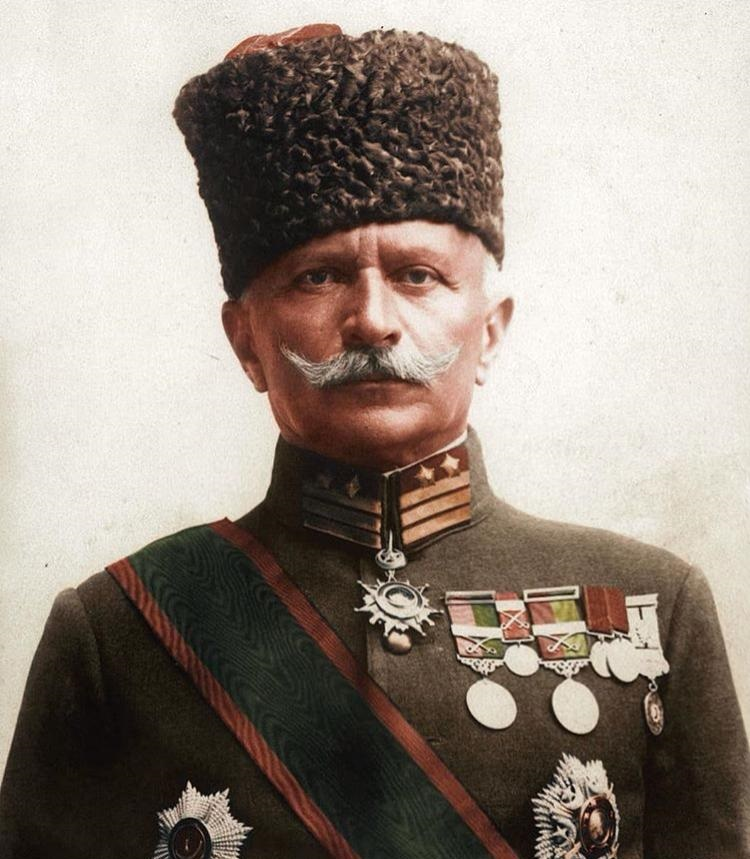
#> input picture 1Fahrettin_pasa.jpg, 750 x 859 px
$ python 21-thresolding.py
#> lines starting #> are read from the running program, lines starting #| are printed output that depends on the picture; after the words box and inside, x2 and y2 are one past the last pixel; in counts of white or black regions, pixels touching at a corner belong together
import cv2


# öncelikle eşiklemelerin hepsini ben siyah beyaz fotoğraflarda kullandığımı söyleyebilirim.
img = cv2.imread("1Fahrettin_pasa.jpg",0)
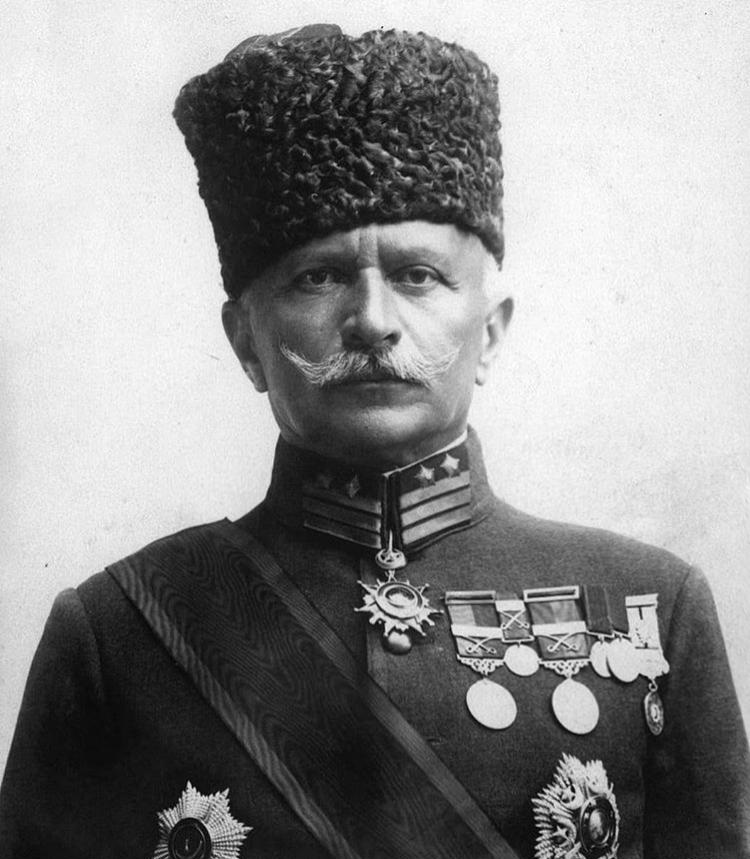
#> img: shape (859, 750); min 0, max 255, mean 143.2

ret,th1 = cv2.threshold(img, 150,255, cv2.THRESH_BINARY)
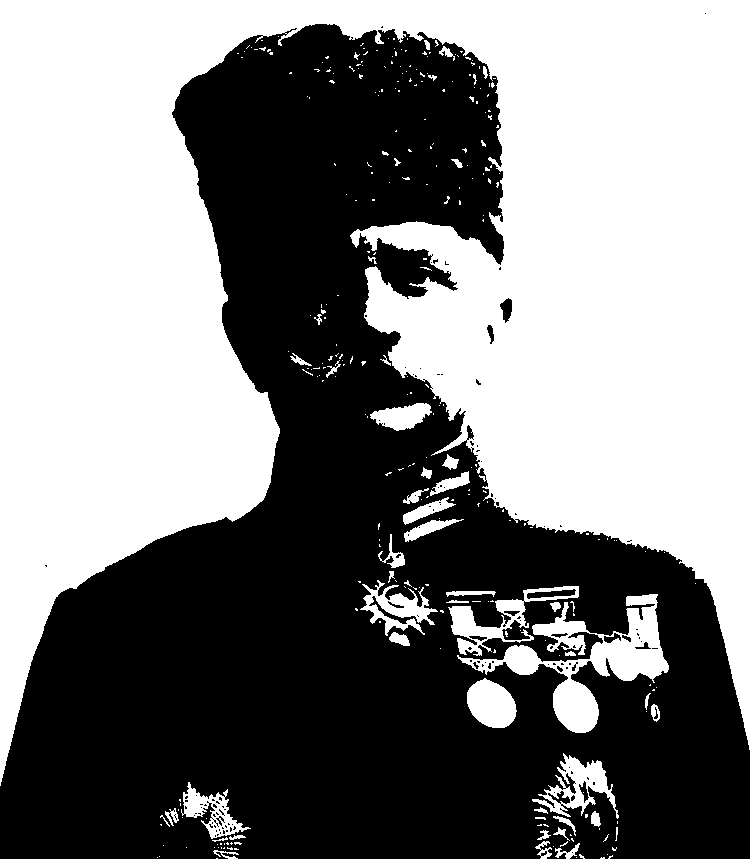
#> th1: shape (859, 750); 50.8% white; 124 black regions (108 under 20 px), largest, box (x1, y1, x2, y2) and area: (0, 24, 750, 859) 315146, (527, 589, 576, 599) 262, (500, 298, 512, 323) 191
# otsu eşikleme bundan daha iyi sonuçlar verdiğini söyleyebilirim.

'''
ret: Eşikleme işleminin başarı durumunu gösteren bir değişken.
th1: Eşiklenmiş görüntü.
127: Eşik değeri. Bu değerden daha parlak pikseller 255 (beyaz) olarak, daha koyu pikseller
ise 0 (siyah) olarak atanır.
255: Beyaz piksellerin değeri.
cv2.THRESH_BINARY: Eşikleme yöntemi. Bu yöntem, pikselleri siyah veya beyaz olarak ikiye ayırır.
'''

#cv2.imshow("Ustad", img)
cv2.imshow("Ustad-TH1", th1)


cv2.waitKey(0)
cv2.destroyAllWindows()

# peki eşikleme neden yapılır ve nerelerde kullanılır ?
'''
Görüntüyü basitleştirmek: Eşikleme, bir görüntüyü siyah ve beyaz piksellerden oluşan bir
görüntüye dönüştürerek basitleştirebilir. Bu, görüntü işleme ve analizini kolaylaştırabilir.
Gürültüyü azaltmak: Eşikleme, görüntünün gürültülü bölgelerini ortadan kaldırarak görüntüyü iyileştirebilir.
Nesneleri segmentlemek: Eşikleme, bir görüntüdeki nesneleri arka plandan ayırmak için kullanılabilir.
Kenarları algılamak: Eşikleme, bir görüntüdeki kenarları algılamak için kullanılabilir.
'''

$ run again, with 1basketboll.jpg copied over 1Fahrettin_pasa.jpg
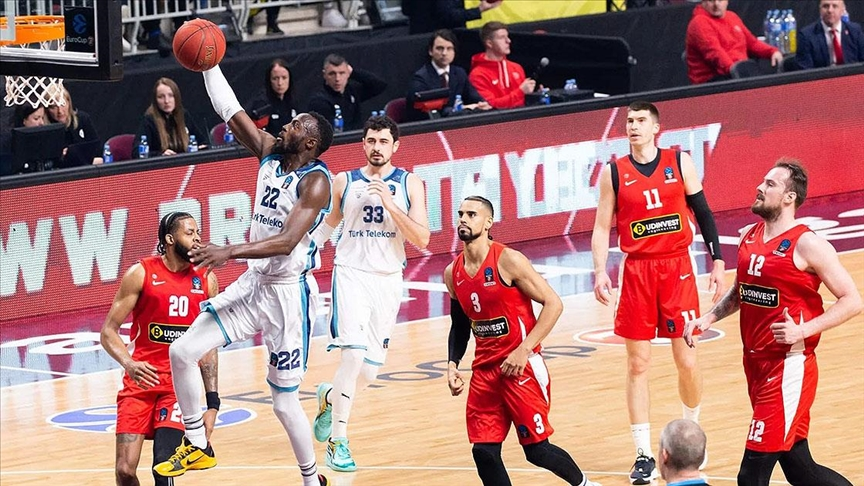
#> input picture 1basketboll.jpg, 864 x 486 px
#> `img = cv2.imread("1Fahrettin_pasa.jpg",0)`:
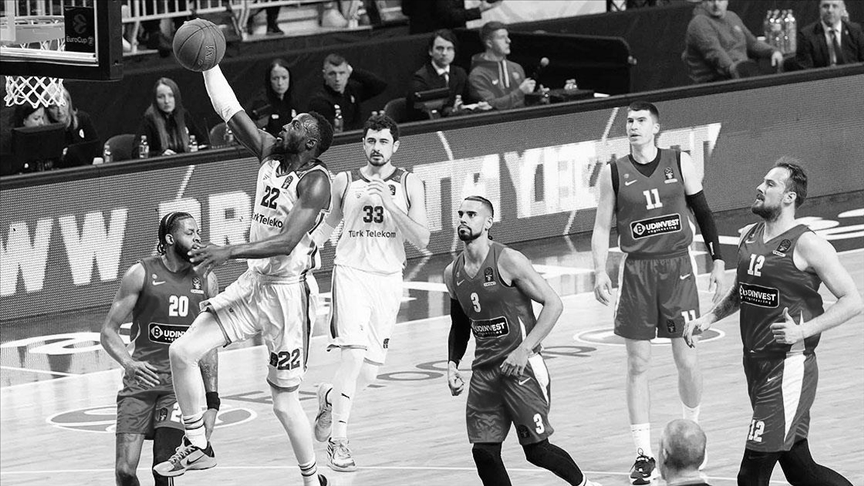
#> img: shape (486, 864); min 0, max 255, mean 134.1
#> `ret,th1 = cv2.threshold(img, 150,255, cv2.THRESH_BINARY)`:
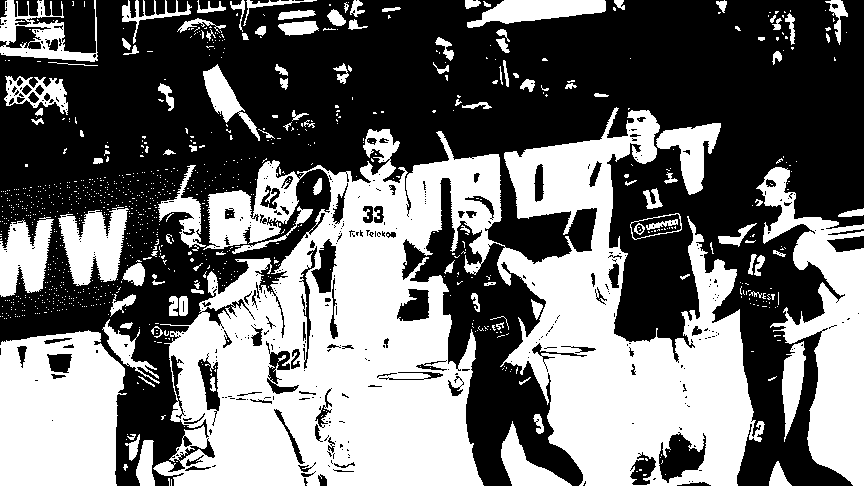
#> th1: shape (486, 864); 44% white; 1032 white regions (916 under 20 px), largest, box (x1, y1, x2, y2) and area: (153, 107, 765, 486) 119868, (0, 330, 127, 486) 16792, (756, 167, 864, 486) 14591

$ run again, with 1cakma_asker.jpg copied over 1Fahrettin_pasa.jpg
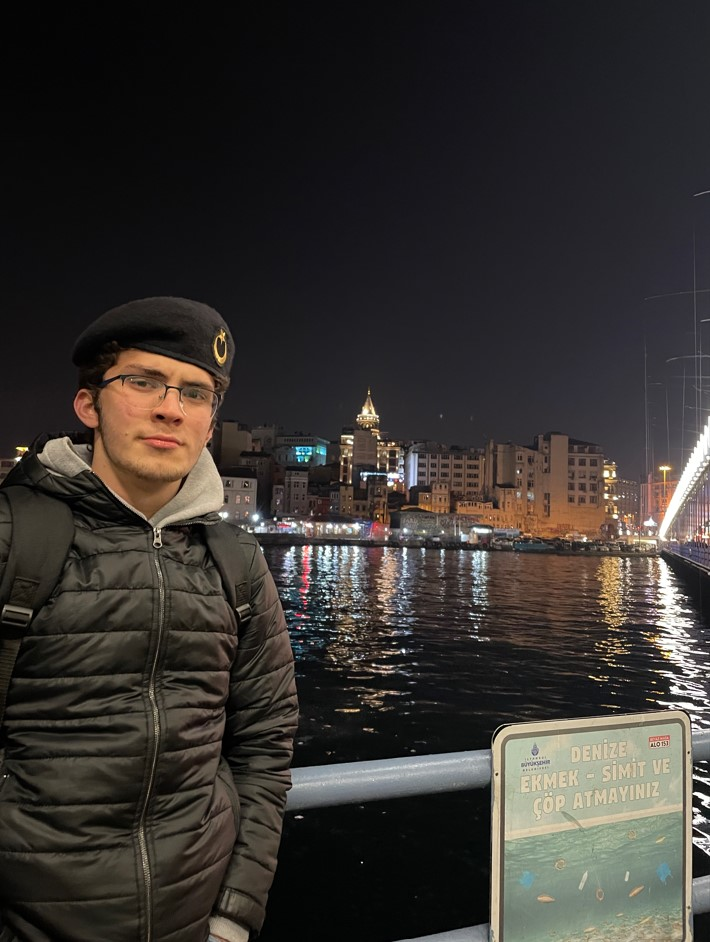
#> input picture 1cakma_asker.jpg, 710 x 942 px
#> `img = cv2.imread("1Fahrettin_pasa.jpg",0)`:
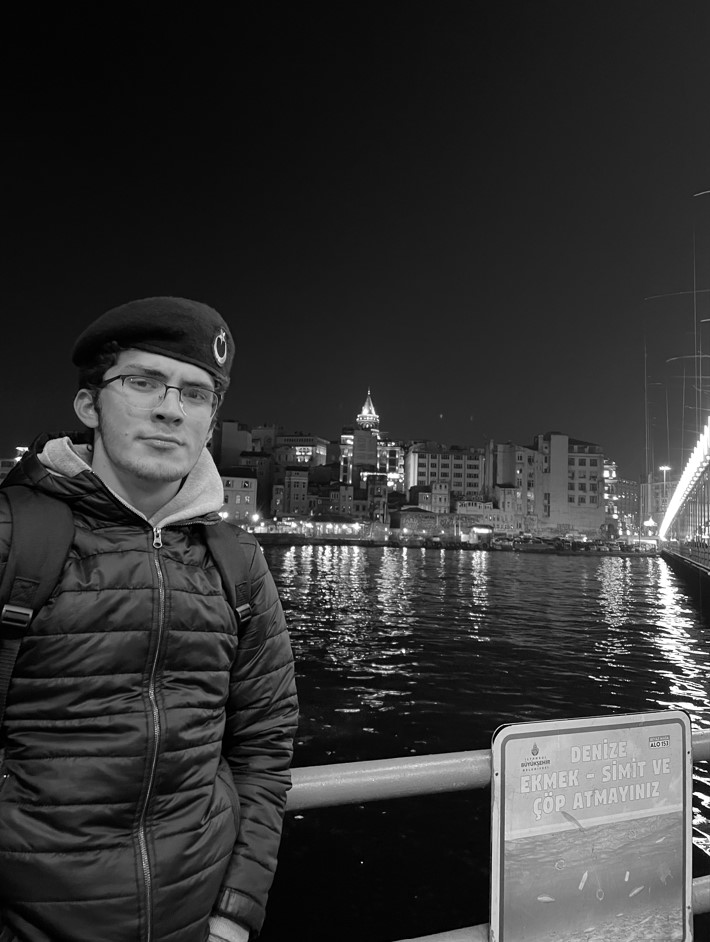
#> img: shape (942, 710); min 0, max 255, mean 52.7
#> `ret,th1 = cv2.threshold(img, 150,255, cv2.THRESH_BINARY)`:
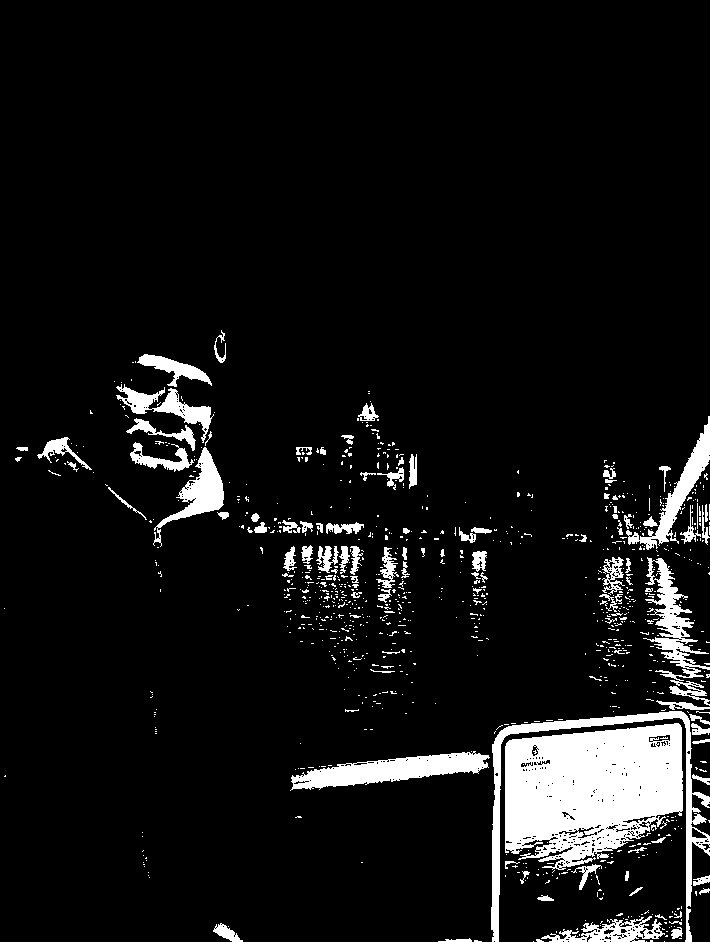
#> th1: shape (942, 710); 7.7% white; 957 white regions (850 under 20 px), largest, box (x1, y1, x2, y2) and area: (505, 723, 683, 870) 19342, (491, 711, 710, 942) 4664, (290, 751, 490, 791) 3784
